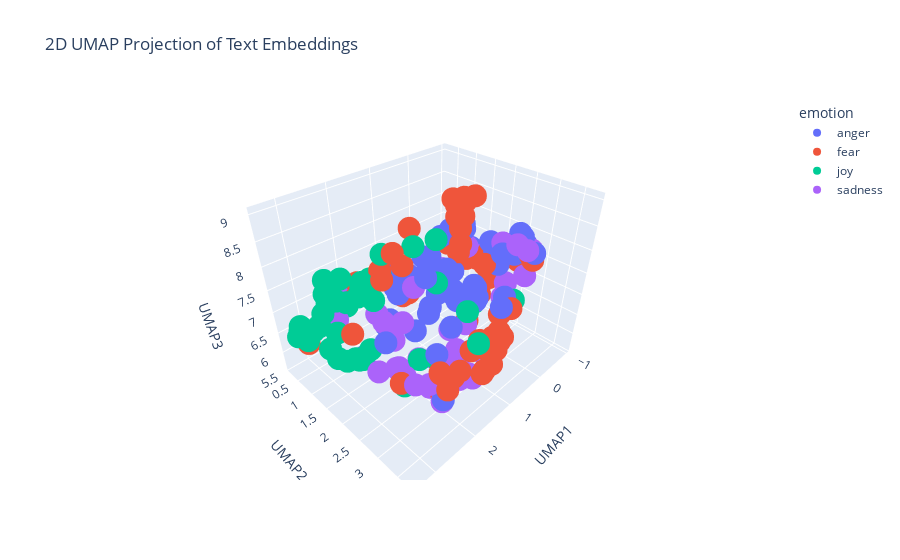

The notebook cell this image was saved under:
### Markdown cell above
---
##### <a id='toc1_5_8_1_1_'></a>[**>>> Exercise 4 (Take home):**](#toc0_)

Apply UMAP to the same embeddings to reduce the dimensionality to 3D vectors and plot the 3D graph, discuss the differences and similarities with the 2D graph.

### Code cell
reducer = umap.UMAP(n_components=3, metric='cosine', random_state=28) 
embedding_3d = reducer.fit_transform(X_embeddings)

df_plot = pd.DataFrame(embedding_3d, columns=['UMAP1', 'UMAP2','UMAP3'])
df_plot['emotion'] = combined_df['emotion']
df_plot['intensity'] = combined_df['intensity']
df_plot['text'] = combined_df['text']


fig = px.scatter_3d(
    df_plot,
    x='UMAP1',
    y='UMAP2',
    z='UMAP3',
    color='emotion', 
    hover_data=['text', 'intensity'],  
    title='2D UMAP Projection of Text Embeddings'
)

fig.show()

### Figure 1 — Plotly figure (JSON) as saved in the notebook; plotly's stock layout.template omitted (floating-point values rounded to 4 significant figures)
{"data": [{"customdata": [["I wish the next madden has a story mode too. Just like Fifa 17 #madden", 0.312], ["@LisaAsquithtobe @craig8710 @WayneHaselden @june65wigan everyone is against wigan because we are the biggest club ", 0.354], ["•My brother grabbed me in a aggressive manner and as always @ImpetuousFiend threw tantrums like a kid only knowing how to express himself--", 0.625], ["@rabpeel snap, seems to be a problem here", 0.375], ["@ToddDoug @Ziggomattic Yeah, this actually supports why I tweeted in this thread initially. Because of the article's righteous indignation.", 0.396], ["Bes! You don't just tell a true blooded hoopjunkie to switch a f*c@n' team that juz destroyed your own team. You juz don't! #insult", 0.891], ["#welfarereform should not be a 'model' for #snap.", 0.458], ["That feel when you travel 700 miles to pick up a form that arrives in the post two days after you leave. ", 0.438], ["The new gun emoji in iOS10 is not enough to show the anger I have towards a number of things.", 0.625], ["@HillaryClinton Yeah U gotta make them HEEL. I know U need their votes so U have to wait. But when U LOSE-they're really in for your wrath !", 0.458], ["Lost Frequencies/Janieck Devy - Reality (Gestort Aber Geil Remix)' is raging at ShoutDRIVE!", 0.562], ["Follow me on Snapchat 👻 Carlabtst15 #snapchat #snap", 0.167], ["Cheap pout my brodcast", 0.232], ["Love how Megan is raging about this Kendall Jenner photo and I'm sat here like 🤔🙃", 0.396], ["When anger rises, think of the consequences. #quote #wisdom ", 0.333], ["#welfarereform should not be a 'model' for .", 0.417], ["@BosNaud so scared to ruffle feathers, he resorted to writing in cryptic code. #UncleCamsCabin", 0.5], ["Like if you aggravate me constantly, byeeeeeeee", 0.562], ["Get to work and there's a fire drill. #fire #burning #outthere #inthedark", 0.479], ["@cxmbeferre so you WOULDNT date me????? ", 0.458], ["Houston might lose a coach tomorrow or by midnight. #yikes ?", 0.312], ["People irritate me 🙄", 0.646], ["Yet we still have deaths, road rage, &amp; violations on the road, despite a widely accepted concept of 'personal accountability' while driving", 0.521], ["Fuking fuming 😤", 0.854], ["@judy_that Im honestly offended", 0.604], ["@savageimiike one of my favorite songs brother, real talk. ", 0.157], ["I swear if @devincameron23 blocks me I'm going to hit her back #revenge", 0.646], ["Now they fret about scuffs. I’ll take scuffs (which…come in) for a phone I can use wet handed or drop in a toilet any day.", 0.396], ["@NessaMatthews he's perfect. But not even in that way where you sort of resent him or suspect that he leads a double life. Just perfect.", 0.271], ["I hate my lawn mower. If it had a soul, I'd condemn it to the fiery pits of Hell.", 0.833], ["@shopgreenwich #ldf16 what shall we do this weekend?  #spraypainting in #greenwichmarket with @SNUB23 #core246 #lilylou #fret &amp; #benoakley", 0.271], ["@josephperson Cam is still rattled from the backlash he received when he made the black QB comment and suffered the wrath of White America.", 0.396], ["Michelle is one of the worst players in bb history #bb18 #bbfinale #bitter", 0.604], ["@Lexual__ @jdspielman10 RIP to the 100s of black men,, women,CHILDREN killed in Chicago. Where is the outrage?", 0.562], ["All hell is breaking loose in Charlotte. #CharlotteProtest #anger #looting", 0.667], ["Hey folks sorry if anything offensive got posted on here yesterday my account got hacked. All fixed now though. I hope :-/ #angry #annoyed", 0.479], ["Because you offended by the lies of Alexandria Goddard doesn't mean that I'm Deric's friend or anything else. Purely a fishin expedition.", 0.427], ["If ydu yell 'fire' in a crowded theater you will burst into flames. It's a cool trick, bu: only once.", 0.396], ["@DailyMirror i love how theres no outrage that it's a white man but if it was a black man them BLM would be all over it regardless of reason", 0.726], ["@huwellwell One chosen by the CLP members! MP seats are not for people to dole out to their mates, we elect candidates. ", 0.438], ["#oow16 #sting decent new song", 0.125], ["Eat my ass' is no longer an insult", 0.438], ["@LaureEve I am sitting here wrapped in a fluffy blanket, with incense burning, listening to Bon Iver and drinking mulled wine. I'm there.", 0.25], ["@LiamCannon1 He's just too raging to type properly... Ha ha!", 0.375], ["Me being on my dean really saving a lot of ppl, bc I don't snap nomore &amp; it take so much out of me..", 0.348], ["@ArcticFantasy I would have almost took offense to this if I actually snapped you", 0.458], ["Just watched Django Unchained, Other people may frown, but I titter in delight! 2/5", 0.229], ["@IllinoisLoyalty that Rutgers game was an abomination. An affront to God and man. We must never speak of it again.", 0.562]], "hovertemplate": "emotion=anger<br>UMAP1=%{x}<br>UMAP2=%{y}<br>UMAP3=%{z}<br>text=%{customdata[0]}<br>intensity=%{customdata[1]}<extra></extra>", "legendgroup": "anger", "marker": {"color": "#636efa", "symbol": "circle"}, "mode": "markers", "name": "anger", "scene": "scene", "showlegend": true, "type": "scatter3d", "x": [0.7751, -0.7091, 0.7544, 1.02, 0.4428, -0.1782, 0.0475, -0.01066, 0.3732, -0.1191, 0.7591, 1.241, 1.253, 0.6621, 0.7325, -0.2318, 0.6651, 0.6703, 2.063, 1.121, 1.043, 0.6034, 1.766, 0.1154, 0.4784, 1.742, 0.3675, 1.529, 2.263, 0.4412, 2.299, -0.122, -0.7253, -0.151, 0.3341, 0.466, 0.4402, 1.583, -0.1829, -0.3336, 1.651, 0.09879, 2.502, 0.7526, 1.375, 0.809, 2.671, -0.8087], "y": [1.45, 1.29, 1.932, 1.06, 1.465, 2.335, 1.354, 2.075, 2.358, 2.258, 1.508, 0.947, 1.985, 1.326, 1.665, 1.475, 3.246, 2.055, 2.958, 0.7335, 3.46, 2.089, 1.665, 2.105, 1.198, 1.208, 1.739, 2.15, 0.3142, 2.467, 3.348, 3.247, 2.432, 2.887, 2.876, 1.758, 0.9462, 2.835, 2.935, 1.404, 1.224, 2.638, 1.44, 1.493, 1.675, 0.8605, 2.367, 2.626], "z": [6.226, 7.176, 7.557, 6.778, 7.963, 7.711, 7.928, 6.477, 7.14, 7.934, 7.165, 6.879, 6.945, 7.346, 6.834, 7.992, 7.526, 7.067, 6.893, 7.137, 7.618, 6.809, 7.35, 6.954, 7.4, 6.314, 7.243, 7.825, 6.875, 6.999, 6.267, 8.086, 7.471, 8.342, 8.113, 6.783, 7.275, 7.14, 8.269, 7.822, 6.424, 7.685, 6.124, 7.22, 6.236, 6.965, 7.169, 7.746]}, {"customdata": [["I was having a good dream.. and then my alarm went off", 0.229], ["I want to slide into the dms but im too fucking shy #shy", 0.667], ["O you who have believed, fear Allah and believe in His Messenger; He will [then] give you a double portion of His mercy...' (Quran 57:28)", 0.333], ["@LBC - I can't read this article but headline indicates a horror story. Lock sick chavs up and throw away the key.", 0.6], ["I start work tmrw yall, i'm nervous lol", 0.854], ["Background. Suffered a bit at times of #stress. Always a bit #shy. About 8 years ago (aged 30) I was made redundant. That's when it started", 0.771], ["@mas_critical The irony is that those protesting about this kind of stuff are the Orwellian nightmare they think they’re fighting against.", 0.458], ["Fuck being shy, I'm trying to be up in them thighs.", 0.354], ["@leeuwlion 'The furries are restless tonight'.", 0.438], ["@97_aleix having a terrific game and not at all fazed #MCFC", 0.292], ["i wanna passion and fear", 0.5], ["☊Focusing primarily on the person you’re talking to rather than yourself and the impression you’re making lessens social anxiety.", 0.458], ["Watching Paranormal Activity: The Ghost Dimension. I'm not sure how I feel about it yet. ", 0.583], ["@NativeApprops @SBShear @HuffingtonPost Shew. That was #awful", 0.542], ["Can't start a good day without a cup of tea! \\n\\n#tea #start #day #goodday", 0.104], ["No @Chrishilly1987 for MOS 😡  #shocking Leads from the front 💪🏻", 0.438], ["Is it terrorism to intimidate a populace? What case held 'coercion by people in uniform is per se intimidation'?", 0.562], ["Tired of people pretending Islam isn't one of the most misogynistic religions, it's no coincidence Muslim countries are terrible for women.", 0.66], ["Sounds like Donald Trump has spent today just making extra, extra sure he'd get those frightened white, conservative, racist votes.", 0.625], ["@GuardianAus @guardian because there is a realistic probability that a clown might be their next president. #clown #uspol #nightmare", 0.75], ["Tomorrow is going to be a challenge, I have to talk at a freshers fair to STRANGERS 😁and pick up my new flat keys #anxiety", 0.7], ["Look at this #massiah of #youngleader\\n#Pakistan #massiah of ", 0.312], ["@BlizzHeroes I feel horrible dealing with 'players' in HotS. News on what you're doing about it? Getting stuck with uncooperative people!", 0.479], ["@DailyJoshleen KA- like the start of cake and then Like saying C - if that makes sense 😭😂", 0.229], ["Obama admin rejects Texas plan to have refugees vetted for terrorism so Texas pulls of of fed refugee resettlement program. Aiding .", 0.458], ["If you think you're good to go already, don't worry about it.", 0.208], ["@NHLexpertpicks @usahockey USA was embarrassing to watch. When was the last time you guys won a game..?  #joke", 0.167], ["@WunderlistHelp are you guys still down? When can we go up? ", 0.312], ["Still waiting to see if my @london2012track will make an appearance next week - two months today it was ordered #shocking #badservice", 0.583], ["@ChickOfBeauty No!  By Y'all I mean rioting, fire starting, business burning, looting ASSHOLES!  That create  #BlackLivesmatter #terrorism", 0.663], ["@ChowdharyMahima Appreciate ur 'half truth.' Don't let ur good judgement swayed in the realm of propaganda. State doesn't sponsor terrorism.", 0.542], ["Wee cunts playing chappy in my street, got my shoes on so I can chase and scare the fuck out of them", 0.327], ["@eileen_davidson on RHOBH, you just do not want to assume an affair while you were married so you criticize @LisaVanderpump! ", 0.458], ["@NFYFC @Wilkster_ hmm, don't know many yf  who are short on confidence! Wish I'd been one, ", 0.431], ["Not sure that men can handle a woman that's got her crap together.  #independent", 0.229], ["@markhberman2003 @LanceZierlein @790blessing entire team from coaches on down played and coached scared from jumpstreet. ", 0.542], ["@caeruleusV @Atheist_Penguin @misogynaut I threaten you because I can pussy", 0.458], ["@tannerfox awe cnt wait to see", 0.16], ["@SusannahSpot I could pop round #nightmare", 0.771], ["2,034 words today #amwriting #horror #novel 42,080 'Magnitude' total so far. 25Kish to go.", 0.351], ["What the fuck is he even doing ? He should be off that's fucking horrific !", 0.75], ["Going to get myself a copy of @StephenKing's CUJO for an upcoming project that I can't talk about just yet. #horror #amwriting", 0.5], ["#internationaldayofpeace Want peace,prepare for war. Destroy terror states like Pakistan", 0.583], ["I get so much PUSSY\\nP - panic attacks \\nU - uncontrollable anxiety \\nS - suicidal fantasies \\nS - sadness \\nY - yearning for death", 0.896], ["It's never the end / When the moment is dire. / A small spark of hope / Can relight a new fire.", 0.396], ["That goes the ", 0.104], ["Everyday gay panic is STUNNING: I drew 1 guy's att'n to it when he blocked up a toilet stall's cracks w/paper towels. TOTAL INCOMPREHENSION.", 0.562], ["@Zak_Atif two congressional hearings in USA stopped financial aid to Pak and asked it to prove that it is doing enough to stop terrorism 1n", 0.5], ["While we focus on issue of #IPCA @IHFOKids Indulges in #intimidation @BringRoshniHome @ChildrensIssues @MEAIndia @MinistryWCD #StopCruelty", 0.562], ["@ImJim_YoureNot  cyber bully", 0.396], ["We hesitate to #live our #dream because of some unknown #fear which actually does not exist.' #AqeelSyed\\n\\n#LifeisBeautiful #LiveWithPurpose", 0.396], ["Rooney shocking attempted cross", 0.375], ["On @Varneyco/@FoxBusiness to talk latest on #Chelsea Bombing + #Ahmad_Khan_Rahami's trips to #Afghanistan/#Pakistan #tcot #terror", 0.642], ["Trying to book holiday flights on @britishairways website is becoming a ", 0.312], ["When you're scared to press send #bgoodthepoet #PrayForMe #ThisIsAGodDream #career #help #fear #heart #HeartRacing", 0.842], ["Honestly, there are some awful people on the internet... smh...", 0.542], ["So about 18mths ago i signed up to @Lumo_Energy for their @VirginAustralia / Velocity FF deal. 18 months in still no FF points #shocking", 0.479], ["Watching It Follows.  This is a super freaky movie.  #scary", 0.708], ["Nothing worse than an uber driver that can't drive. #awful", 0.688], ["Bout ta get my @dontbreathe on up in here! @WarrenTheaters  #icantholdmybreaththatlong", 0.438], ["@ccrago It was dreadful, even after he met the Catfish he still thought it was her!", 0.5], ["@soozclifford Sure have... Sydney are too tough, too quick and their 'team' pressure is too much for the Cats to handle. Motlop/Cowan ", 0.356], ["@CesarSampao @thisisbolton don't get me started on town centre. Used to go every week.... not been for 18 months #horrible", 0.479], ["Northampton are awful 🙈", 0.5]], "hovertemplate": "emotion=fear<br>UMAP1=%{x}<br>UMAP2=%{y}<br>UMAP3=%{z}<br>text=%{customdata[0]}<br>intensity=%{customdata[1]}<extra></extra>", "legendgroup": "fear", "marker": {"color": "#EF553B", "symbol": "circle"}, "mode": "markers", "name": "fear", "scene": "scene", "showlegend": true, "type": "scatter3d", "x": [2.518, 1.171, 1.694, -0.5616, 1.582, 1.469, 0.2795, 0.7191, 1.393, 1.929, 1.506, 1.559, 2.42, -0.8347, 3.209, -0.5009, 0.5277, 0.7693, -0.3274, -0.4176, 1.576, 1.231, -0.5937, 1.678, 0.3865, 2.08, -0.8291, 0.06981, -0.4379, -0.05723, 0.5697, -0.2387, -0.004344, 0.9638, 0.6428, 0.8689, 0.4037, 1.985, 2.224, 2.144, -0.4952, 2.283, 0.6194, 1.202, 2.796, 1.507, 0.2911, 0.4878, 0.4836, 0.3972, 1.233, -0.5204, 0.3731, -0.3795, 1.364, -0.5451, -0.4828, 2.401, -0.8929, 2.402, -0.9509, -0.6449, -0.9151, -0.9535], "y": [2.525, 3.532, 1.473, 2.099, 3.615, 3.5, 1.824, 3.246, 1.53, 0.349, 3.411, 3.603, 3.379, 2.12, 0.6957, 1.285, 2.106, 2.267, 3.043, 3.054, 3.752, 1.429, 1.976, 1.049, 2.019, 1.612, 2.333, 1.937, 1.835, 2.639, 1.872, 2.211, 1.236, 0.8553, 3.06, 3.536, 2.551, 0.6959, 3.245, 3.556, 2.089, 3.544, 2.006, 3.008, 1.592, 1.506, 2.921, 2.066, 1.899, 1.896, 3.677, 1.617, 2.215, 1.722, 3.71, 1.939, 1.785, 3.371, 2.428, 3.537, 2.215, 1.225, 1.821, 1.819], "z": [6.21, 6.796, 8.105, 7.288, 7.13, 6.398, 8.211, 6.771, 7.117, 6.993, 7.147, 6.615, 7.019, 7.449, 6.435, 6.979, 8.651, 8.245, 7.876, 7.731, 6.877, 8.415, 7.462, 7.538, 8.862, 7.782, 7.551, 5.916, 6.313, 8.018, 8.917, 7.027, 7.54, 6.483, 6.467, 7.54, 7.783, 7.241, 6.24, 6.984, 7.107, 6.933, 8.855, 6.447, 6.961, 7.777, 6.751, 8.982, 8.548, 7.772, 7.219, 7.117, 9.02, 6.187, 7.221, 7.448, 6.494, 6.973, 7.247, 6.732, 7.331, 6.887, 6.926, 7.125]}, {"customdata": [["@mark_slifer actually maybe we were supposed to die and my donation saved our lives?? #optimism", 0.292], ["I saw her, whose countenance expressed a mighty rivers were monotonous, and her lively conversation took care of the various", 0.42], ["me taking a picture by myself: *awkward smile*\\nme on picture day: *awkward smile*\\nconclusion: stop smiling ;'(\\n #pictureday2016  #ornot", 0.46], ["@Singaholic121 Good morning, love! Happy first day of fall. Let's make some awesome #autumnmemories #annabailey  ", 0.86], ["Gas prices are hilarious. Cause they're simultaneously super subsidised and taxed", 0.22], ["promise of restoration to the nation of israel...'everywhere you look blessing '..barns/wine overflow.Everything beautiful  #do_u_see", 0.56], ["“When we give cheerfully and accept gratefully, everyone is blessed.”―Maya Angelou", 0.46], ["Seriously @marksandspencer I'm sick and grumpy and the only thing that's gonna cheer me up is ordering my xmas food, when's it going up? 😢", 0.06], ["It breaks my heart seeing people down or upset.. I will try my best to make them smile or cheer them up 🤗", 0.438], ["I saw those dreams dashed &amp;&amp; divided like a million stars in the night sky that I wished on over &amp;&amp; over again ~ sparkling &amp;&amp; broken.", 0.25], ["@MericanMainer AWW. I had a Maine Coon when I was little named Ted Eddy the Wonder Cat. They're such good cats! Very playful and sweet", 0.604], ["Live simply. Dream big. Be grateful. Give love. Laugh lots. - Unknown #quote #inspiration #happy", 0.708], ["Accept the challenges so that you can feel the exhilaration of victory. #FocusX10 #motivation #motivationalquotes #quoteoftheday", 0.562], ["For a moment I found myself smiling", 0.54], ["@david_garrett Quite saddened.....no US dates, no joyous anticipation of attending a DG concert (since 2014). Happy you are keeping busy.", 0.14], ["@SoCalValerie this one was Apples attempt to make muslims happy 🕋", 0.38], ["@WSJNordics You make the world a more joyful place. #TheNiceBot", 0.864], ["Watch this amazing live.ly broadcast by @kana_blender  #musically", 0.558], ["@CazuaL_WeaR @ScottInSC looks like a book shaped like a gun to me  #itsagunalright", 0.208], ["will i ever get the nerve to quit the restaurant ??? find out tonite on glee!", 0.396], ["@jaime_scurr: any team in the world would be totally elated to get to have you on it XD", 0.547], ["Online now !!!:) all day come play with me !! I'm happy happy horny playful sweet sour;)", 0.875], ["Retweeted GunnySmith93 (@Stephen21Smith):\\n\\nDays like today I am happy to be alive! #blessed ", 0.833], ["In ever use to like smiling until I realized how good my teeth look ... Witout the braces", 0.613], ["@weebtard sparkling water wyd", 0.229], ["Lmboo , using my nephew for meme ", 0.646], ["It's not that the man did not know how to juggle, he just didn't have the balls to do it.\\n #funny #pun #lol  #punny", 0.625], ["it was both lively &amp; lovely @crumblepie15 @buryprofs @DittoBistro #BuffnPolish", 0.48], ["@TheMandyMoore You are beyond wonderful.  Your singing prowess is phenomenal but damn... I'm just elated to watch you act again. #ThisIsUs 珞", 0.879], ["Positive #psychology research shows salespeople who score in the top 10% for #optimism have 88% &gt; sales than those in top 10% for pessimism.", 0.274], ["@LoriAlan1 Seriously. Digging those eyebrows. #animated", 0.46], ["@EmmyMitchell_  hahahaha you're ridiculous!!! But thank you a joyous evening xx", 0.815], ["@reinervshunter you got this #staystrong #smile #yourebeautiful", 0.656], ["Good morning, Trondheim! #optimism #productivity ⛅️❤️🇳🇴🏢💻🖥🏋🏻💪🏼📺🍿", 0.771], ["@fillegrossiere @PeasParsley @tombrodude bobs burgers is an animated show. Maybe Bob looks like him. They would cast him based on voice too", 0.333], ["Intermit animated^%%%ncaa pittsburgh vs mississippi sprightly shiny bbva level peg varsity football telly scra...", 0.406], ["Chris would take full responsibility and would want us all to rejoice in the memories we all had with him.", 0.28], ["@theclobra lol I thought maybe, couldn't decide if there was levity or not", 0.312], ["Each day is what you make of it! #goals #challenges #business #goals #optimism #happy #success #photographer #photography #ThursdayThoughts", 0.423], ["If you don't respond to an email within 7 fays, you wifl be killed by an animated gif of the girl from The Ring.", 0.18], ["@tomlinmayniac starting my new challenge ! A glee poll every day !", 0.625], ["It feels good to get outside for a minute and get some fresh air.  It's hard to stay cooped up inside all day #breezy", 0.708], ["@hesham786 that's the spirit ", 0.354], ["It feels good to get outside for a minute and get some fresh air.  It's hard to stay cooped up inside all day ", 0.58], ["@MichiganBromo Good optimism sir :)", 0.538]], "hovertemplate": "emotion=joy<br>UMAP1=%{x}<br>UMAP2=%{y}<br>UMAP3=%{z}<br>text=%{customdata[0]}<br>intensity=%{customdata[1]}<extra></extra>", "legendgroup": "joy", "marker": {"color": "#00cc96", "symbol": "circle"}, "mode": "markers", "name": "joy", "scene": "scene", "showlegend": true, "type": "scatter3d", "x": [2.858, 2.854, 2.666, 3.105, 2.2, 2.72, 3.087, -0.3222, 1.757, 2.487, 2.528, 3.137, 3.289, 2.937, 1.292, 1.348, 2.636, 1.839, 0.7297, 1.77, 2.234, 2.143, 2.988, 2.954, 1.503, 1.01, 0.3389, 2.394, 2.472, 3.292, 2.482, 2.052, 2.876, 3.267, 2.268, 2.26, 2.38, 2.203, 3.36, 1.123, 2.561, 3.024, 1.694, 2.981, 2.705], "y": [0.9829, 1.918, 1.906, 0.5531, 1.486, 0.945, 0.9928, 1.792, 2.191, 2.582, 0.3361, 0.8296, 0.8648, 1.928, 2.295, 1.643, 0.3547, 0.9136, 1.618, 3.596, 0.2069, 0.266, 1.07, 1.844, 0.8229, 1.91, 3.224, 0.877, 0.2593, 0.6546, 0.6641, 0.3369, 0.558, 0.5442, 0.5574, 1.086, 1.395, 1.161, 0.6415, 2.802, 0.4566, 1.372, 1.15, 1.601, 0.7662], "z": [7.338, 6.606, 6.712, 6.531, 7.333, 6.548, 6.952, 6.125, 6.048, 6.165, 7.056, 6.774, 6.663, 6.657, 5.697, 8.17, 6.64, 7.363, 8.062, 7.359, 6.74, 6.514, 6.395, 6.646, 7.282, 7.348, 7.277, 7.065, 6.634, 6.877, 7.037, 6.512, 6.584, 6.674, 7.393, 7.238, 7.691, 7.577, 6.661, 7.212, 7.454, 6.377, 7.949, 6.437, 7.343]}, {"customdata": [["[My teeth were sunk down into the vein of the poor woman who had 'accidentally' had a small problem with her engine, just outside of --", 0.479], ["Some moving clips on youtube tonight of the vigil held at Tulsa Metropolitan Baptist church for #TerenceCruther #justice #anger #sadness", 0.604], ["@jccrocker #CharlotteProtest do u #wait 4 the facts #video or do u #hate now ask questions later #sad #protest #PoliceShootings #suggestions", 0.771], ["tones - \\n: 1/2 of my favourite chris pine stans. i love tones more than anything, mt sweet summer child i will attack anyone who hurts her", 0.271], ["This pretentious dick in Night Gallery just fucking, used a towel to dry off his sink", 0.396], ["penny dreadful just cleaved off a fraction of my heart", 0.521], ["@TehShockwave turn that grumpy frown upside-down\\n\\nYou did something next to impossible today", 0.396], ["I have sleep cooties.\\nI close my eyes and dream that I'm awake #weary #sleepissues #narcolepsy", 0.688], ["Corbyn loses and I walk up to a crying Corbyn supporter and whisper\\n\\n'Don't mourn. Organise'\\n\\nAnd laugh and laugh", 0.354], ["I'll just have to #eat my way to #sobriety. This'll be a hell of a journey back to #sober", 0.625], ["From My head to think it was better but obviously it's not #relapse #sadness #sickness #madness #misunderstanding", 0.688], ["#Jazz - the #blues is the roots, the rest is the fruits", 0.25], ["sorry Main twitter im in depress", 0.833], ["Patti seems so sad. She stamped and ran behind the sofa. We will have to give her plenty of love and affection...more than usual. #sad", 0.729], ["@RevTrevK @Wolfman93011 @Daraidernation @EROCKhd Take 2k out of it the numbers on madden are low and have dropped and people are unhappy", 0.604], ["a good shorty has so much to offer &amp; it's sad that some of you niggas don't even see it when she right in front of your face and too late", 0.521], ["@shopgreenwich #ldf16 what shall we do this weekend?  #spraypainting in #greenwichmarket with @SNUB23 #core246 #lilylou #fret &amp; #benoakley", 0.354], ["Some Erykah Badu to sedate me 💕", 0.375], ["@_noTORIEty lol senior year we would get early dismal for work study ,he was her boss and you know what happened next 🙃", 0.354], ["Man Southampton will wipe the floor with  west ham on Sunday. So disheartened", 0.667], ["There is no dark side in the moon. In fact, it's all dark.'\\nGerry O'Driscoll at the end of 'The Dark side of the Moon'", 0.229], ["Why doesn't anybody I know watch penny dreadful? ☹️️", 0.455], ["From what I know of the man, I have to assume that @realDonaldTrump has had a heated argument with his own penis. #sad", 0.583], ["@TMobileHelp my service is down in Cleveland, OH. What's going on? #unhappy", 0.854], ["Please bear with me, I'm not Twitter savvy😝 in real life I'm a Facebook person. Help me gain followers 🤓#blog #selfhelp #depression", 0.583], ["It's sad when your man leaves work a little bit late and your worst fear is 'Oh no!! Did he get stopped by the police?!?! ' #sad #ourworld", 0.688], ["@FlakeJay ring ring! #depression is here", 0.833], ["@BTS_twt people have so much negativity filled inside them but im always happy that in such a gloomy world someone like u exists Namjoon", 0.45], ["U know u have too much on ur mind when u find yourself cleaning a stove and kitchen by yourself  at almost 3am...  #pensive", 0.542], ["Shoutout to the drunk man on the bus who pissed in a bottle and on the seats #grim", 0.548], ["Ill say it again. If I was a Black man Id be afraid to leave my house or have a moving violation.\\n\\n #TerranceCrutcher #truth ", 0.542], ["It's so gloomy outside. I wish it was as cold as it looked", 0.542], ["@jeremycorbyn @magstogether my god is @jeremycorbyn a full shilling? Seriously you need a major rethink or no lab gove in your lifetime #sad", 0.75], ["and again dirty and  self loathing attitude  mope talking", 0.792], ["in health we did a think about depression and now i feel like i have it", 0.75], ["I feel like an appendix. I don't have a purpose.  #depressed  #alone #lonely #broken  #cry #hurt #crying #life", 0.833], ["MC: what are you listen to these days?\\nBogum: these days I feel gloomy, I listen to ccm (spiritual song) often.\\n\\nChurch oppa mode. :)", 0.583], ["Don't be disheartened if you didn't get the cards you wanted, it's not the end of the world......E-Eh...? Y-You want me to cheer you up?", 0.438], ["Donating to Trump puts a damper on a very exciting @Cubs season. Really bad look, Ricketts family.", 0.438], ["Folk Band 'Thistle Down' will be replaced by 'The Paul Edwards Quartet' at Laurel Bank Park Sat 24 11am - 3pm due to ill health #jazz #blues", 0.417], ["[ @HedgehogDylan ] *she would frown a bit, folding her arms* 'why is it that every time I'm in need of assistance someone expects a lil **", 0.562], ["@LeePorter94 @DomMcGovern_ hi Dom I saw u at Notts county away, looking for 1 mufc away ticket will pay ", 0.312], ["@KeithOlbermann depressing how despicable Trump, with no policies, campaigning on bigotry &amp; rancour can be so close, evil immoral disaster", 0.708]], "hovertemplate": "emotion=sadness<br>UMAP1=%{x}<br>UMAP2=%{y}<br>UMAP3=%{z}<br>text=%{customdata[0]}<br>intensity=%{customdata[1]}<extra></extra>", "legendgroup": "sadness", "marker": {"color": "#ab63fa", "symbol": "circle"}, "mode": "markers", "name": "sadness", "scene": "scene", "showlegend": true, "type": "scatter3d", "x": [2.818, 0.1234, 0.247, 2.211, -0.07279, 2.676, 2.466, 2.129, 2.071, 1.536, 1.397, 1.485, 1.236, 1.55, 0.5995, 0.8646, 2.323, 2.031, 2.223, -0.8407, 1.518, 2.523, -0.2337, 0.1702, 1.552, 0.8018, 1.452, 2.49, 1.226, -0.4155, 0.04489, 2.213, -0.3552, 1.213, 1.39, 1.439, 2.005, 2.006, -0.6701, 1.387, 1.96, -0.09162, -0.6803], "y": [2.3, 3.034, 2.801, 0.4284, 2.69, 3.076, 0.5839, 2.854, 2.111, 3.343, 2.626, 1.887, 2.584, 2.599, 1.917, 3.19, 3.345, 1.816, 1.577, 1.575, 1.817, 3.246, 3.04, 1.99, 3.052, 3.045, 2.704, 0.639, 3.009, 2.501, 3.202, 2.292, 1.473, 2.661, 2.867, 2.82, 1.855, 1.756, 2.79, 1.976, 1.42, 1.001, 2.847], "z": [6.55, 8.276, 8.269, 7.239, 6.858, 6.706, 6.519, 6.065, 7.104, 6.226, 5.867, 5.678, 5.94, 5.876, 5.951, 6.246, 6.235, 5.743, 7.089, 7.069, 7.45, 6.73, 7.46, 5.903, 5.985, 6.089, 6.207, 6.257, 5.86, 6.95, 8.194, 5.974, 7.418, 6.256, 6.104, 5.843, 5.769, 6.427, 7.738, 5.601, 6.651, 6.766, 7.763]}], "layout": {"legend": {"title": {"text": "emotion"}, "tracegroupgap": 0}, "scene": {"domain": {"x": [0, 1], "y": [0, 1]}, "xaxis": {"title": {"text": "UMAP1"}}, "yaxis": {"title": {"text": "UMAP2"}}, "zaxis": {"title": {"text": "UMAP3"}}}, "title": {"text": "2D UMAP Projection of Text Embeddings"}}}
